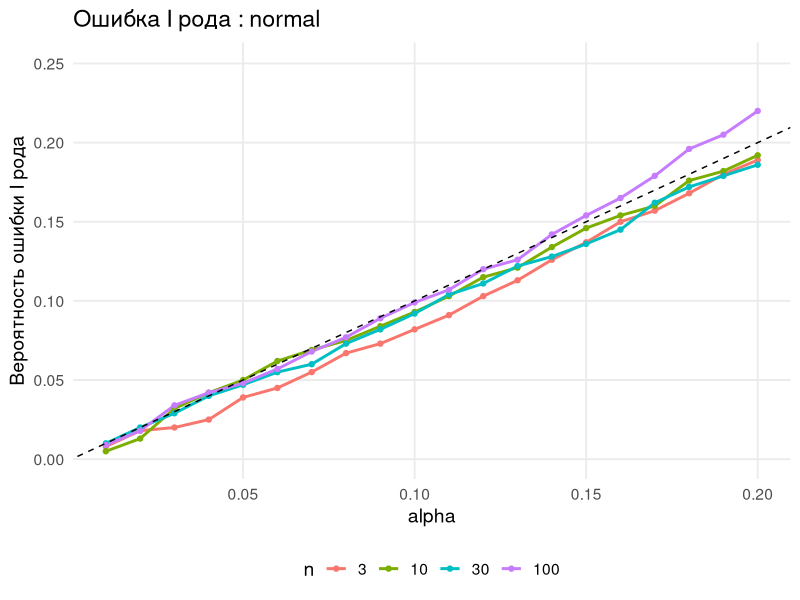
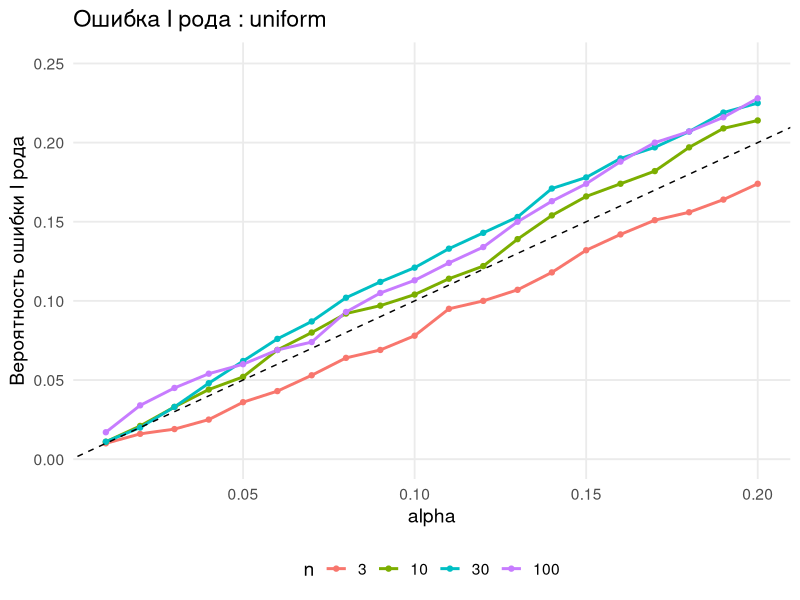
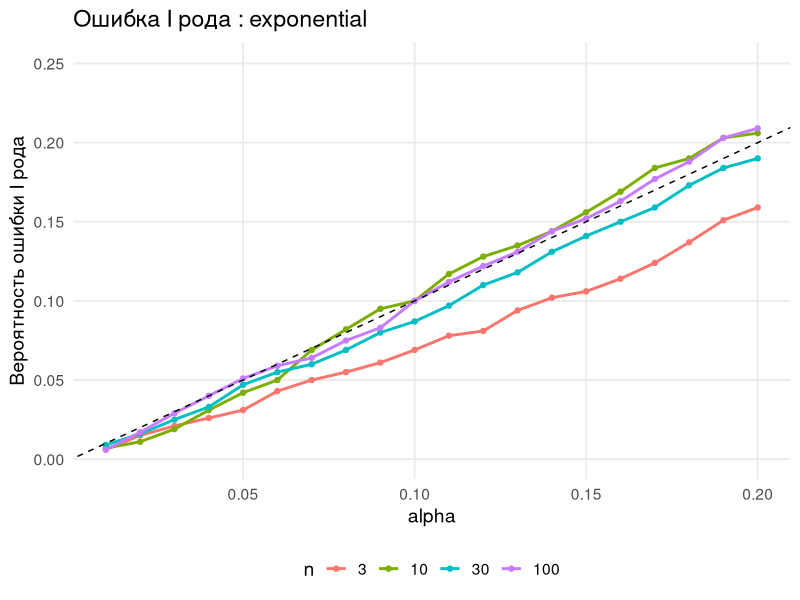
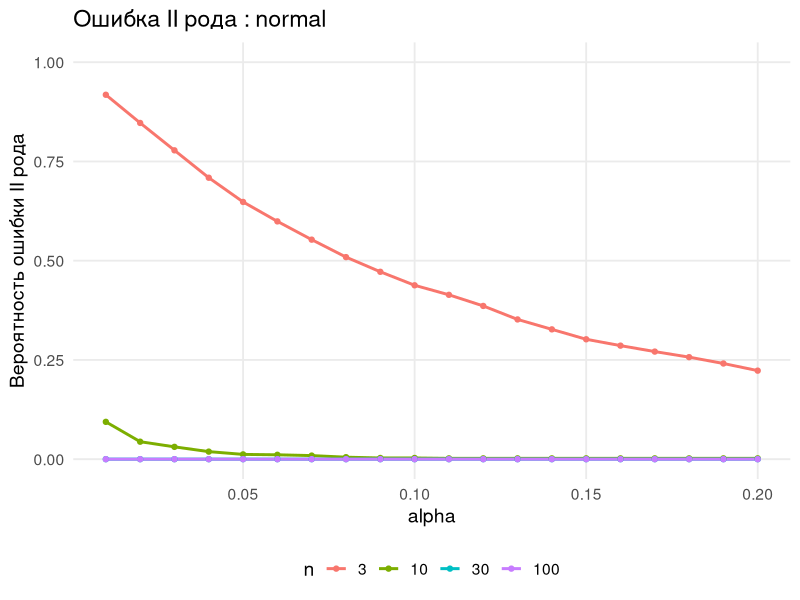
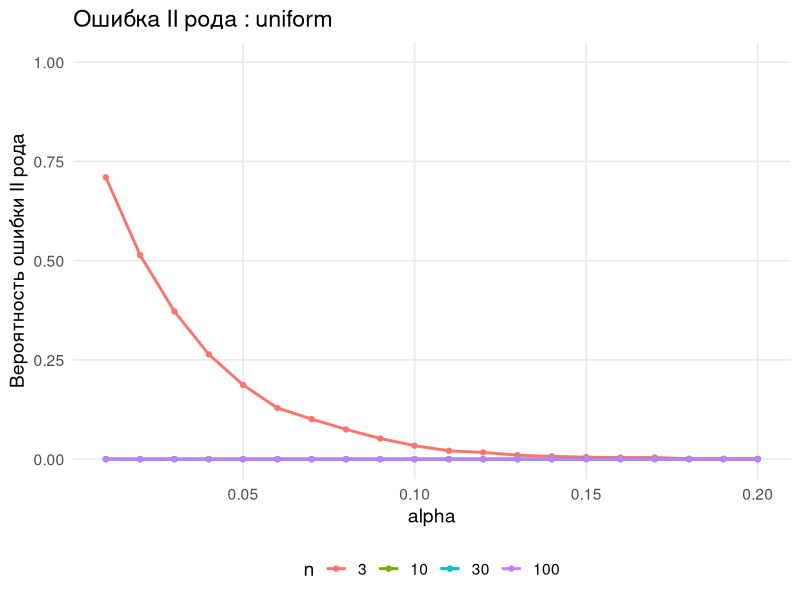
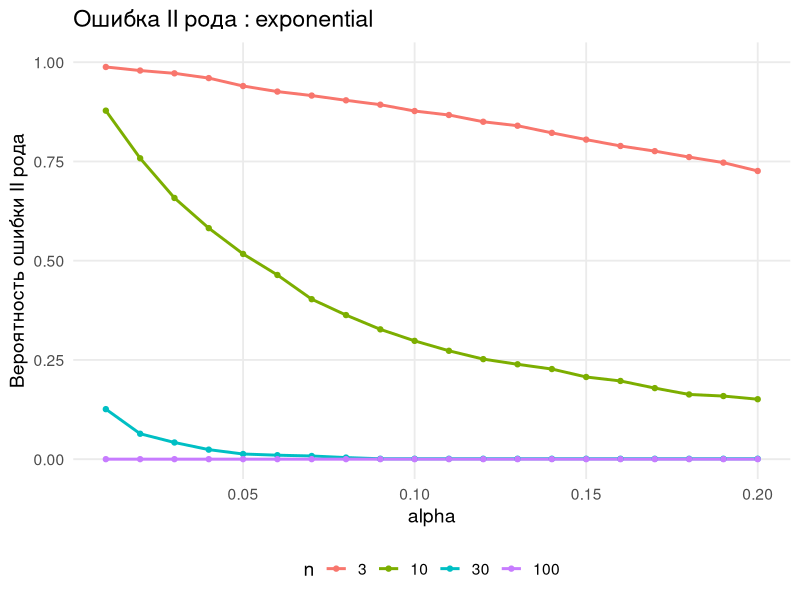

These figures' R source, in order:
## ---- chunk 1
library(ggplot2)
set.seed(20240501)
alphas <- seq(from = 0.01, to = 0.20, by = 0.01)
ns <- c(3, 10, 30, 100)
dists <- c("normal", "uniform", "exponential")
B <- 1000

results <- data.frame(
  scenario = character(),
  dist = character(),
  n = numeric(),
  alpha = numeric(),
  error_type = character(),
  error_prob = numeric(),
  stringsAsFactors = FALSE
)

for (scen in c("H0", "H1")) {
  for (dist in dists) {
    for (n in ns) {
      if (dist == "normal") {
        if (scen == "H0") {
          mean_x <- 1
          mean_y <- 1
        } else {
          mean_x <- 1
          mean_y <- 3
        }
        sd_x <- 1
        sd_y <- 1
      }

      if (dist == "uniform") {
        if (scen == "H0") {
          min_x <- 0
          max_x <- 2
          min_y <- 0
          max_y <- 2
        } else {
          min_x <- 0
          max_x <- 2
          min_y <- 2
          max_y <- 4
        }
      }

      if (dist == "exponential") {
        if (scen == "H0") {
          rate_x <- 1
          rate_y <- 1
        } else {
          rate_x <- 1
          rate_y <- 1 / 3
        }
      }

      pvals <- numeric(B)

      for (i in 1:B) {
        if (dist == "normal") {
          x <- rnorm(n, mean = mean_x, sd = sd_x)
        } else if (dist == "uniform") {
          x <- runif(n, min = min_x, max = max_x)
        } else {
          x <- rexp(n, rate = rate_x)
        }

        if (dist == "normal") {
          y <- rnorm(n, mean = mean_y, sd = sd_y)
        } else if (dist == "uniform") {
          y <- runif(n, min = min_y, max = max_y)
        } else {
          y <- rexp(n, rate = rate_y)
        }

        test <- t.test(x, y)
        pvals[i] <- test$p.value
      }

      for (a in alphas) {
        reject_rate <- mean(pvals < a)

        if (scen == "H0") {
          error_prob <- reject_rate
          error_type <- "I рода"
        } else {
          error_prob <- 1 - reject_rate
          error_type <- "II рода"
        }

        results <- rbind(
          results,
          data.frame(
            scenario = scen,
            dist = dist,
            n = n,
            alpha = a,
            error_type = error_type,
            error_prob = error_prob
          )
        )
      }
    }
  }
}

head(results)
nrow(results)
## ---- chunk 2
sub_I <- results[results$error_type == "I рода", ]
sub_II <- results[results$error_type == "II рода", ]

ylim_I <- c(0, max(sub_I$error_prob) * 1.1)
ylim_II <- c(0, 1)

make_plot <- function(dist_name, err_type) {
  sub <- results[results$dist == dist_name & results$error_type == err_type, ]

  sub$n_f <- factor(sub$n, levels = c(3, 10, 30, 100))

  if (err_type == "I рода") {
    y_lab <- "Вероятность ошибки I рода"
  } else {
    y_lab <- "Вероятность ошибки II рода"
  }

  p <- ggplot(sub, aes(x = alpha, y = error_prob, color = n_f)) +
    geom_line(size = 1) +
    geom_point(size = 1.5) +
    labs(
      title = paste("Ошибка", err_type, ":", dist_name),
      x = "alpha",
      y = y_lab,
      color = "n"
    ) +
    theme_minimal(base_size = 14) +
    theme(
      legend.position = "bottom",
      panel.grid.minor = element_blank()
    )

  if (err_type == "I рода") {
    p <- p +
      geom_abline(intercept = 0, slope = 1, linetype = "dashed") +
      coord_cartesian(ylim = ylim_I)
  } else {
    p <- p + coord_cartesian(ylim = ylim_II)
  }

  return(p)
}

print(make_plot("normal", "I рода"))
print(make_plot("uniform", "I рода"))
print(make_plot("exponential", "I рода"))

print(make_plot("normal", "II рода"))
print(make_plot("uniform", "II рода"))
print(make_plot("exponential", "II рода"))
## ---- chunk 3
